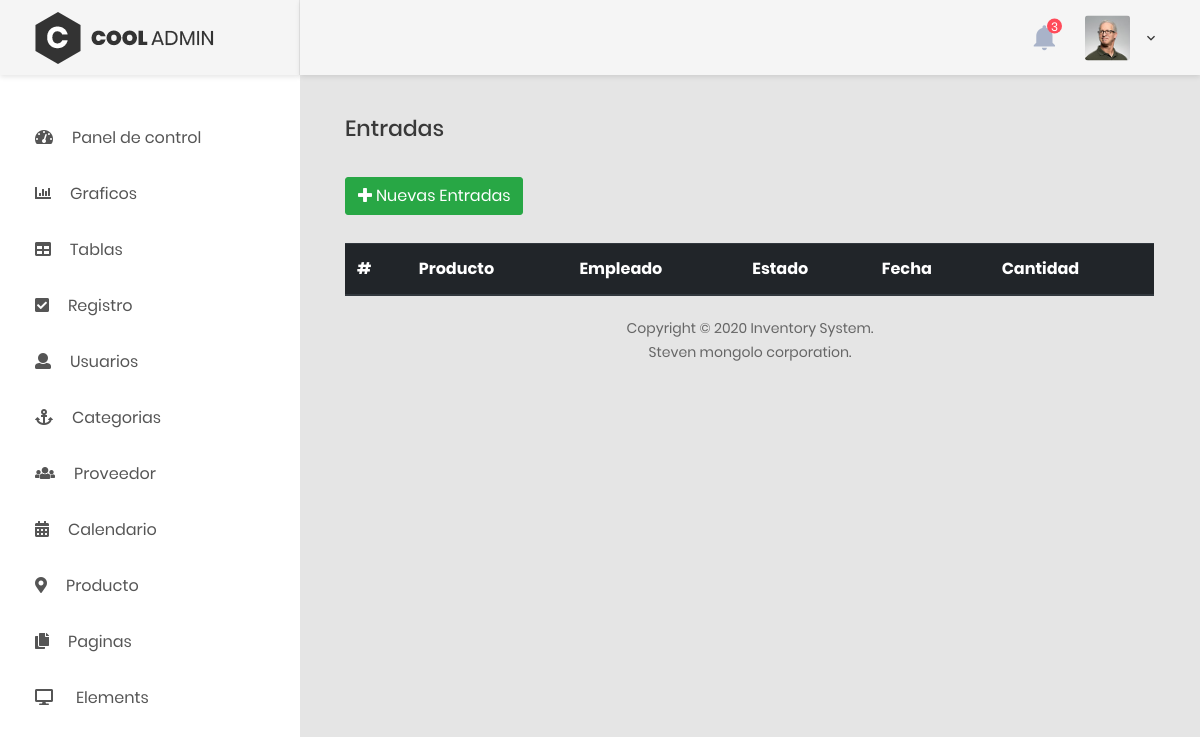
The app's page /entradas.php, older data.
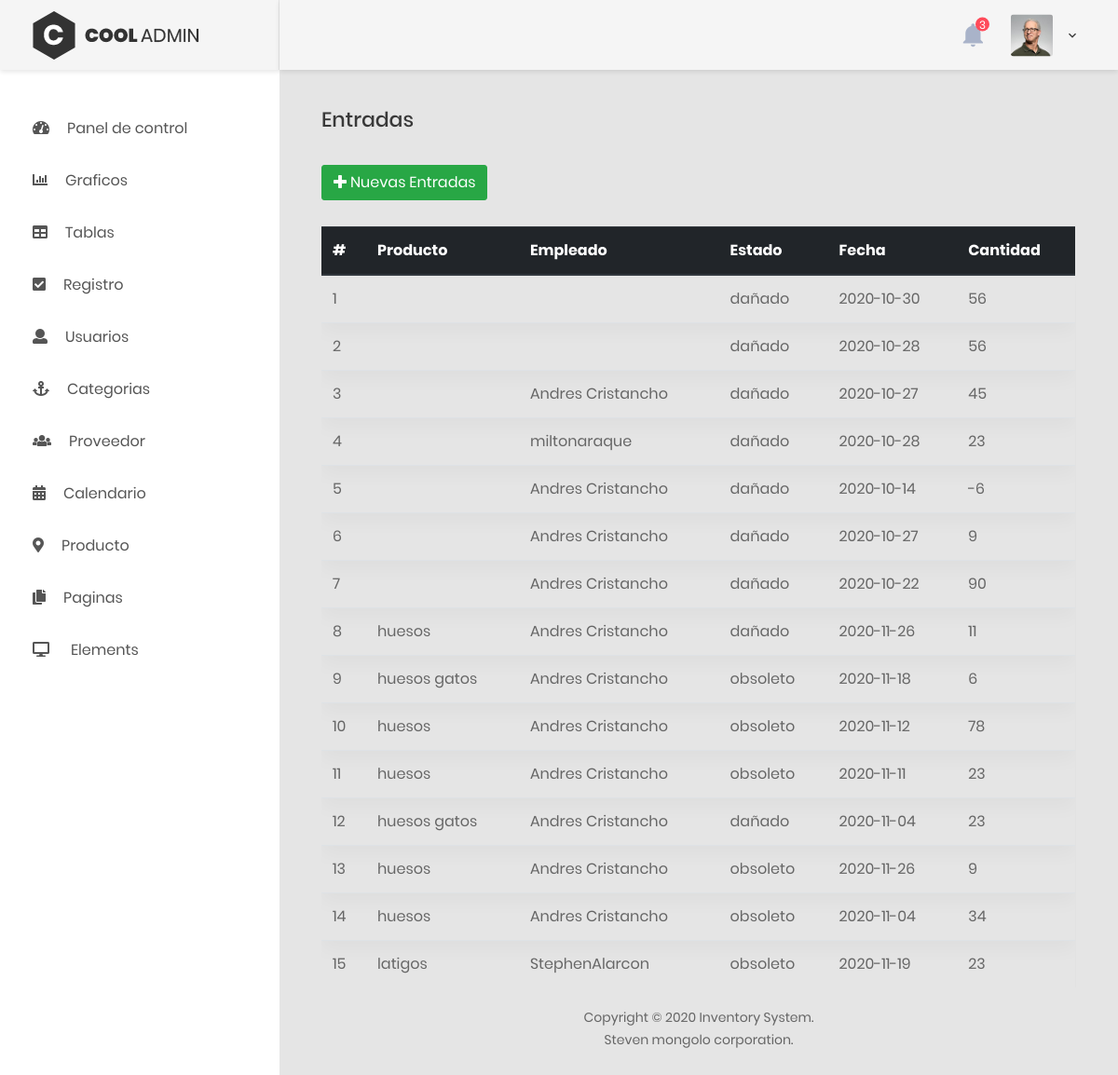
The same page, newer data.
### tables this page shows
CREATE TABLE `entradas` (
  `identradas` int(11) NOT NULL COMMENT 'se guardara el id de las entradas',
  `producto_id` int(11) NOT NULL COMMENT 'en este campo se guardara el nombre del producto',
  `cantidad` int(11) NOT NULL COMMENT 'en este campo se guardara la cantidad que llega del producto',
  `fecha` date NOT NULL COMMENT 'en este campo se guardara la hora y la fecha de llegada del producto',
  `login_usuario_id` int(11) NOT NULL COMMENT 'en este campo se guardara el numero de documento que se registro ',
  `estado_id` int(11) NOT NULL COMMENT 'en este campo se guardara el estado que llego el producto ya sea bueno o malo'
);

CREATE TABLE `estado` (
  `idestado` int(11) NOT NULL COMMENT 'se guarda la id del estado el producto',
  `tipo_estado` tinytext NOT NULL COMMENT 'se sellecciona si llego en buen o mal estado'
);

CREATE TABLE `productos` (
  `id` int(11) NOT NULL,
  `nombre` varchar(45) NOT NULL,
  `descripcion` varchar(95) NOT NULL,
  `unidad_medida_id` int(11) NOT NULL,
  `categoria_id` int(11) NOT NULL,
  `estado_id` int(11) NOT NULL,
  `provedor_id` int(11) NOT NULL,
  `cantidad` int(11) NOT NULL
);

### controller/sql.php (called while the page is built, shortened)
<?php
require_once('controller/load.php');
function find_all_entradas()
{
    global $pdo;
    $sql = $pdo->prepare('SELECT e.identradas, e.cantidad AS cantidad , e.fecha AS fecha, l.nombres, l.apellidos, es.tipo_estado, p.nombre  FROM entradas e LEFT JOIN login_usuario l ON e.login_usuario_id = l.id LEFT JOIN estado es ON e.estado_id= es.idestado LEFT JOIN productos p ON e.producto_id = p.id');
    $sql->execute();
    $result = $sql->fetchAll();
    return $result;
}

### entradas.php (the view, shortened to what this page needs)
<?php
$entrada =find_all_entradas();
include_once("layouts/header.php");
?>
<h3 class="title-5 m-b-35">Entradas</h3>
<div class="table-data__tool">
    <div class="table-data__tool-right">
        <button type="button" class="btn btn-success openBtn" data-toggle="modal" data-target="#Modal">
            <i class="fa fa-plus mr-1" aria-hidden="true"></i>Nuevas Entradas
        </button>
    </div>
</div>
<div class="table-responsive">
    <table class="table">
        <thead class="thead-dark">
            <tr class="text-white">
                <th>#</th>
                <th>Producto</th>
                <th>Empleado</th>
                <th>Estado</th>
                <th>Fecha</th>
                <th>Cantidad</th>
            </tr>
        </thead>
        <tbody>
            <?php $i = 1;
            foreach ($entrada as $entradas) : ?>
                <tr class="tr-shadow">
                    <td><?php echo $i;
                        $i++; ?></td>
                    <td><?= $entradas['nombre'] ?></td>
                    <td><?= $entradas['nombres'].$entradas['apellidos'] ?></td>
                    <td><?= $entradas['tipo_estado'] ?></td>
                    <td><?= $entradas['fecha'] ?></td>
                    <td><?= $entradas['cantidad'] ?></td>
                </tr>
            <?php endforeach; ?>
        </tbody>
    </table>
</div>
<?php
include_once("layouts/footer.php");
?>

Row changes from the older to the newer data that the page shows:
added entradas: estado.tipo_estado "dañado", fecha "2020-10-30", cantidad "56"
added entradas: estado.tipo_estado "dañado", fecha "2020-10-28", cantidad "56"
added entradas: login_usuario.nombres "Andres", login_usuario.apellidos "Cristancho", estado.tipo_estado "dañado", fecha "2020-10-27", cantidad "45"
added entradas: login_usuario.nombres "milton", login_usuario.apellidos "araque", estado.tipo_estado "dañado", fecha "2020-10-28", cantidad "23"
added entradas: login_usuario.nombres "Andres", login_usuario.apellidos "Cristancho", estado.tipo_estado "dañado", fecha "2020-10-14", cantidad "-6"
added entradas: login_usuario.nombres "Andres", login_usuario.apellidos "Cristancho", estado.tipo_estado "dañado", fecha "2020-10-27", cantidad "9"
added entradas: login_usuario.nombres "Andres", login_usuario.apellidos "Cristancho", estado.tipo_estado "dañado", fecha "2020-10-22", cantidad "90"
added entradas: producto.nombre "huesos", login_usuario.nombres "Andres", login_usuario.apellidos "Cristancho", estado.tipo_estado "dañado", fecha "2020-11-26", cantidad "11"
added entradas: producto.nombre "huesos gatos", login_usuario.nombres "Andres", login_usuario.apellidos "Cristancho", estado.tipo_estado "obsoleto", fecha "2020-11-18", cantidad "6"
added entradas: producto.nombre "huesos", login_usuario.nombres "Andres", login_usuario.apellidos "Cristancho", estado.tipo_estado "obsoleto", fecha "2020-11-12", cantidad "78"
added entradas: producto.nombre "huesos", login_usuario.nombres "Andres", login_usuario.apellidos "Cristancho", estado.tipo_estado "obsoleto", fecha "2020-11-11", cantidad "23"
added entradas: producto.nombre "huesos gatos", login_usuario.nombres "Andres", login_usuario.apellidos "Cristancho", estado.tipo_estado "dañado", fecha "2020-11-04", cantidad "23"
added entradas: producto.nombre "huesos", login_usuario.nombres "Andres", login_usuario.apellidos "Cristancho", estado.tipo_estado "obsoleto", fecha "2020-11-26", cantidad "9"
added entradas: producto.nombre "huesos", login_usuario.nombres "Andres", login_usuario.apellidos "Cristancho", estado.tipo_estado "obsoleto", fecha "2020-11-04", cantidad "34"
added entradas: producto.nombre "latigos", login_usuario.nombres "Stephen", login_usuario.apellidos "Alarcon", estado.tipo_estado "obsoleto", fecha "2020-11-19", cantidad "23"
